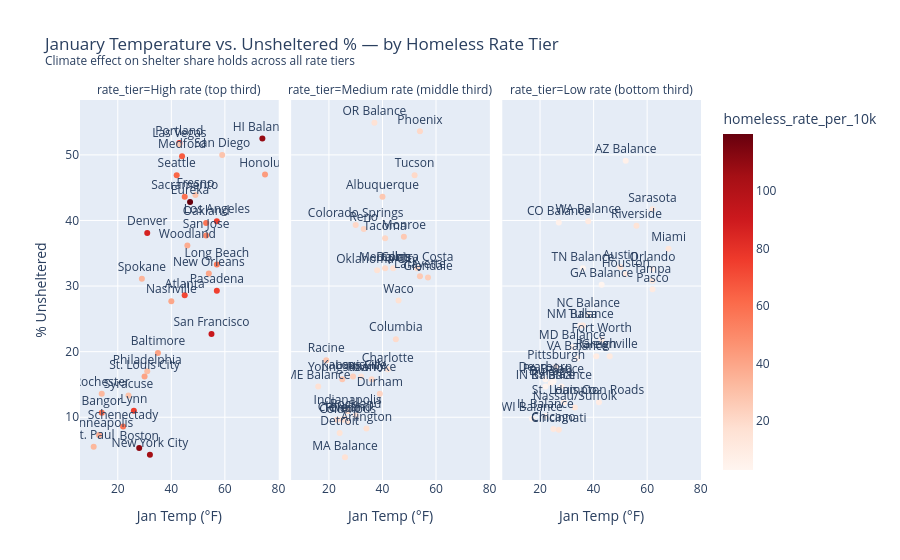

The cell this chart's notebook holds for it:
### Code cell
df['rate_tier'] = pd.qcut(df['homeless_rate_per_10k'], q=3, labels=['Low rate (bottom third)', 'Medium rate (middle third)', 'High rate (top third)'])

fig3 = px.scatter(
    df, x='jan_temp_f', y='unsheltered_pct',
    facet_col='rate_tier',
    color='homeless_rate_per_10k', color_continuous_scale='Reds',
    text='city_name',
    hover_name='coc_name',
    title='January Temperature vs. Unsheltered % — by Homeless Rate Tier<br><sup>Climate effect on shelter share holds across all rate tiers</sup>',
    labels={'jan_temp_f': 'Jan Temp (°F)', 'unsheltered_pct': '% Unsheltered'},
)
fig3.update_traces(textposition='top center', selector=dict(mode='markers+text'))
fig3.show()

### Figure 1 — Plotly figure (JSON) as saved in the notebook; plotly's stock layout.template omitted (floating-point values rounded to 4 significant figures)
{"data": [{"hovertemplate": "<b>%{hovertext}</b><br><br>rate_tier=High rate (top third)<br>Jan Temp (°F)=%{x}<br>% Unsheltered=%{y}<br>city_name=%{text}<br>homeless_rate_per_10k=%{marker.color}<extra></extra>", "hovertext": ["Los Angeles City & County CoC", "San Diego City & County CoC", "Sacramento City & County CoC", "Oakland, Berkeley/Alameda County CoC", "San Francisco CoC", "Fresno City & County CoC", "Pasadena CoC", "Humboldt County CoC", "Yolo County CoC", "Long Beach CoC", "San Jose/Santa Clara City & County CoC", "New York City CoC", "Syracuse, Auburn/Onondaga, Oswego Counties CoC", "Schenectady City & County CoC", "Seattle/King County CoC", "Spokane City & County CoC", "Portland/Multnomah County CoC", "Medford/Ashland/Jackson County CoC", "Metropolitan Denver CoC", "Boston CoC", "Lynn CoC", "Minneapolis/Hennepin County CoC", "Saint Paul/Ramsey County CoC", "Rochester/Southeast Minnesota CoC", "Philadelphia CoC", "Atlanta CoC", "Las Vegas/Clark County CoC", "Baltimore CoC", "Hawaii Balance of State CoC", "Honolulu CoC", "Nashville/Davidson County CoC", "St. Louis City CoC", "New Orleans/Jefferson Parish CoC", "Bangor/Penobscot County CoC"], "legendgroup": "", "marker": {"color": [75.21, 28.83, 59.17, 57.94, 91.94, 28.55, 74.84, 119.9, 37.61, 55.7, 51.51, 105.6, 29.6, 57.88, 62.52, 34.26, 77.47, 65.72, 86.62, 111.0, 75.5, 38.17, 33.47, 32.93, 31.58, 72.22, 27.63, 41.18, 108.9, 43.22, 39.28, 40.92, 39.75, 60.62], "coloraxis": "coloraxis", "symbol": "circle"}, "mode": "markers+text", "name": "", "orientation": "v", "showlegend": false, "text": ["Los Angeles", "San Diego", "Sacramento", "Oakland", "San Francisco", "Fresno", "Pasadena", "Eureka", "Woodland", "Long Beach", "San Jose", "New York City", "Syracuse", "Schenectady", "Seattle", "Spokane", "Portland", "Medford", "Denver", "Boston", "Lynn", "Minneapolis", "St. Paul", "Rochester", "Philadelphia", "Atlanta", "Las Vegas", "Baltimore", "HI Balance", "Honolulu", "Nashville", "St. Louis City", "New Orleans", "Bangor"], "textposition": "top center", "type": "scatter", "x": [57, 59, 45, 53, 55, 49, 57, 47, 46, 57, 53, 32, 24, 22, 42, 29, 43, 44, 31, 28, 26, 13, 11, 14, 31, 45, 43, 35, 74, 75, 40, 30, 54, 14], "xaxis": "x", "y": [39.9, 50.0, 43.6, 39.6, 22.7, 43.9, 29.3, 42.8, 36.2, 33.3, 37.7, 4.3, 13.3, 8.6, 46.9, 31.1, 51.8, 49.8, 38.1, 5.3, 11.0, 7.3, 5.5, 13.6, 17.0, 28.6, 51.6, 19.8, 52.5, 47.0, 27.7, 16.2, 31.9, 10.7], "yaxis": "y"}, {"hovertemplate": "<b>%{hovertext}</b><br><br>rate_tier=Medium rate (middle third)<br>Jan Temp (°F)=%{x}<br>% Unsheltered=%{y}<br>city_name=%{text}<br>homeless_rate_per_10k=%{marker.color}<extra></extra>", "hovertext": ["Contra Costa County CoC", "Glendale CoC", "Rockland County CoC", "Tacoma/Lakewood/Pierce County CoC", "Oregon Balance of State CoC", "Dallas City & County CoC", "Waco/McLennan County CoC", "Colorado Springs/El Paso County CoC", "Massachusetts Balance of State CoC", "Phoenix/Mesa/Maricopa County CoC", "Tucson/Pima County CoC", "Reno/Sparks/Washoe County CoC", "Detroit CoC", "Flint/Genesee County CoC", "Toledo/Lucas County CoC", "Columbus/Franklin County CoC", "Youngstown/Mahoning County CoC", "Cleveland/Cuyahoga County CoC", "Roanoke City & County/Salem CoC", "Arlington County CoC", "Charlotte/Mecklenburg County CoC", "Durham County CoC", "Indianapolis CoC", "Memphis/Shelby County CoC", "Kansas City CoC", "Lafayette/Acadiana CoC", "Monroe/Northeast Louisiana CoC", "Racine City & County CoC", "Albuquerque CoC", "Oklahoma City CoC", "Louisville/Jefferson County CoC", "Columbia/Midlands CoC", "Maine Balance of State CoC"], "legendgroup": "", "marker": {"color": [20.96, 24.73, 15.43, 21.37, 16.41, 16.11, 16.49, 21.06, 16.1, 20.36, 20.5, 21.93, 15.14, 19.96, 18.85, 16.12, 27.62, 16.08, 20.24, 17.26, 15.54, 22.21, 19.01, 19.73, 24.29, 26.41, 26.7, 27.06, 27.06, 15.51, 15.94, 19.51, 16.7], "coloraxis": "coloraxis", "symbol": "circle"}, "mode": "markers+text", "name": "", "orientation": "v", "showlegend": false, "text": ["Contra Costa", "Glendale", "Rockland", "Tacoma", "OR Balance", "Dallas", "Waco", "Colorado Springs", "MA Balance", "Phoenix", "Tucson", "Reno", "Detroit", "Flint", "Toledo", "Columbus", "Youngstown", "Cleveland", "Roanoke", "Arlington", "Charlotte", "Durham", "Indianapolis", "Memphis", "Kansas City", "Lafayette", "Monroe", "Racine", "Albuquerque", "Oklahoma City", "Louisville", "Columbia", "ME Balance"], "textposition": "top center", "type": "scatter", "x": [53, 57, 30, 41, 37, 44, 46, 30, 26, 54, 52, 33, 24, 23, 25, 27, 25, 26, 36, 34, 42, 39, 27, 41, 29, 54, 48, 19, 40, 38, 32, 45, 16], "xaxis": "x2", "y": [32.7, 31.3, 10.3, 37.3, 54.9, 32.7, 27.8, 39.3, 3.9, 53.6, 46.9, 38.7, 7.6, 9.6, 9.6, 9.4, 15.8, 9.8, 15.8, 8.3, 17.3, 13.6, 10.9, 32.7, 16.2, 31.5, 37.5, 18.7, 43.6, 32.4, 16.2, 21.9, 14.7], "yaxis": "y2"}, {"hovertemplate": "<b>%{hovertext}</b><br><br>rate_tier=Low rate (bottom third)<br>Jan Temp (°F)=%{x}<br>% Unsheltered=%{y}<br>city_name=%{text}<br>homeless_rate_per_10k=%{marker.color}<extra></extra>", "hovertext": ["Riverside City & County CoC", "Nassau, Suffolk Counties CoC", "Washington Balance of State CoC", "Houston/Harris County CoC", "Fort Worth/Arlington/Tarrant County CoC", "Austin/Travis County CoC", "Sarasota/Bradenton/Manatee, Sarasota Counties CoC", "Tampa/Hillsborough County CoC", "Orlando/Orange, Osceola, Seminole Counties CoC", "Pasco County CoC", "Miami/Dade County CoC", "Colorado Balance of State CoC", "Arizona Balance of State CoC", "Chicago CoC", "Illinois Balance of State CoC", "DuPage County CoC", "Pittsburgh/Allegheny County CoC", "Pennsylvania Balance of State CoC", "Georgia Balance of State CoC", "Dearborn/Dearborn Heights/Westland/Wayne County CoC", "Cincinnati/Hamilton County CoC", "Maryland Balance of State CoC", "Newport News/Hampton/Virginia Beach CoC", "Virginia Balance of State CoC", "Raleigh/Wake County CoC", "North Carolina Balance of State CoC", "Indiana Balance of State CoC", "Tennessee Balance of State CoC", "St. Louis County CoC", "Wisconsin Balance of State CoC", "New Mexico Balance of State CoC", "Tulsa City & County CoC", "Kentucky Balance of State CoC", "Greenville/Anderson/Spartanburg CoC"], "legendgroup": "", "marker": {"color": [15.04, 12.9, 9.84, 10.02, 7.49, 14.26, 13.46, 12.21, 7.03, 10.39, 12.78, 5.61, 6.38, 11.92, 3.95, 5.5, 11.31, 3.18, 3.06, 3.64, 14.86, 4.15, 9.08, 3.5, 9.16, 3.32, 3.47, 3.34, 8.09, 4.41, 6.19, 12.85, 5.44, 11.0], "coloraxis": "coloraxis", "symbol": "circle"}, "mode": "markers+text", "name": "", "orientation": "v", "showlegend": false, "text": ["Riverside", "Nassau/Suffolk", "WA Balance", "Houston", "Fort Worth", "Austin", "Sarasota", "Tampa", "Orlando", "Pasco", "Miami", "CO Balance", "AZ Balance", "Chicago", "IL Balance", "DuPage", "Pittsburgh", "PA Balance", "GA Balance", "Dearborn", "Cincinnati", "MD Balance", "Hampton Roads", "VA Balance", "Raleigh", "NC Balance", "IN Balance", "TN Balance", "St. Louis Co", "WI Balance", "NM Balance", "Tulsa", "KY Balance", "Greenville"], "textposition": "top center", "type": "scatter", "x": [56, 33, 38, 52, 43, 50, 62, 62, 62, 62, 68, 27, 52, 25, 22, 24, 26, 25, 43, 22, 27, 32, 42, 34, 41, 38, 22, 36, 29, 17, 35, 36, 28, 46], "xaxis": "x3", "y": [39.2, 11.5, 39.9, 31.8, 21.8, 32.9, 41.7, 30.8, 32.6, 29.5, 35.7, 39.7, 49.1, 8.2, 10.2, 15.2, 17.7, 15.5, 30.2, 15.8, 8.1, 20.7, 12.3, 19.0, 19.3, 25.6, 14.7, 32.7, 12.3, 9.8, 24.0, 24.0, 14.7, 19.3], "yaxis": "y3"}], "layout": {"annotations": [{"font": {}, "showarrow": false, "text": "rate_tier=High rate (top third)", "x": 0.16, "xanchor": "center", "xref": "paper", "y": 1.0, "yanchor": "bottom", "yref": "paper"}, {"font": {}, "showarrow": false, "text": "rate_tier=Medium rate (middle third)", "x": 0.5, "xanchor": "center", "xref": "paper", "y": 1.0, "yanchor": "bottom", "yref": "paper"}, {"font": {}, "showarrow": false, "text": "rate_tier=Low rate (bottom third)", "x": 0.84, "xanchor": "center", "xref": "paper", "y": 1.0, "yanchor": "bottom", "yref": "paper"}], "coloraxis": {"colorbar": {"title": {"text": "homeless_rate_per_10k"}}, "colorscale": [[0.0, "rgb(255,245,240)"], [0.125, "rgb(254,224,210)"], [0.25, "rgb(252,187,161)"], [0.375, "rgb(252,146,114)"], [0.5, "rgb(251,106,74)"], [0.625, "rgb(239,59,44)"], [0.75, "rgb(203,24,29)"], [0.875, "rgb(165,15,21)"], [1.0, "rgb(103,0,13)"]]}, "legend": {"tracegroupgap": 0}, "title": {"text": "January Temperature vs. Unsheltered % — by Homeless Rate Tier<br><sup>Climate effect on shelter share holds across all rate tiers</sup>"}, "xaxis": {"anchor": "y", "domain": [0.0, 0.32], "title": {"text": "Jan Temp (°F)"}}, "xaxis2": {"anchor": "y2", "domain": [0.34, 0.66], "matches": "x", "title": {"text": "Jan Temp (°F)"}}, "xaxis3": {"anchor": "y3", "domain": [0.68, 1.0], "matches": "x", "title": {"text": "Jan Temp (°F)"}}, "yaxis": {"anchor": "x", "domain": [0.0, 1.0], "title": {"text": "% Unsheltered"}}, "yaxis2": {"anchor": "x2", "domain": [0.0, 1.0], "matches": "y", "showticklabels": false}, "yaxis3": {"anchor": "x3", "domain": [0.0, 1.0], "matches": "y", "showticklabels": false}}}
